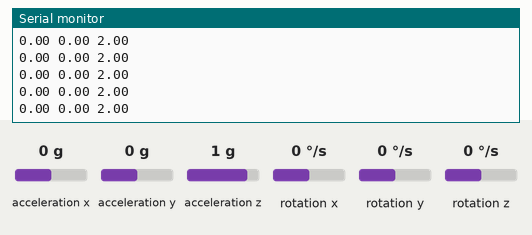
Simulated run of this sketch. Board: Arduino Uno, built with avr-gcc and run on an emulated ATmega328P. Parts: the last lines printed to the serial monitor. Wiring (inferred from the names in the program): MPU-6050 motion sensor at I2C address 0x68. Inputs (shaded band) come from the test bench; at power-on: acceleration x 0 g, acceleration y 0 g, acceleration z 1 g, rotation x 0 °/s, rotation y 0 °/s, rotation z 0 °/s.

Above: at 1.7 s.
1.8 s: acceleration x set to -1.4 g
At 2.4 s:
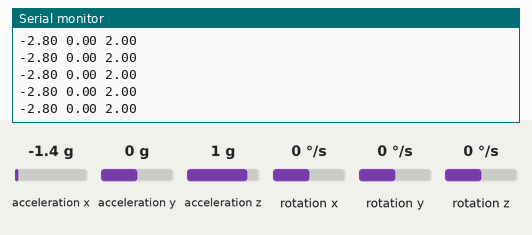
4.8 s: acceleration y set to -1.4 g
At 5.4 s:
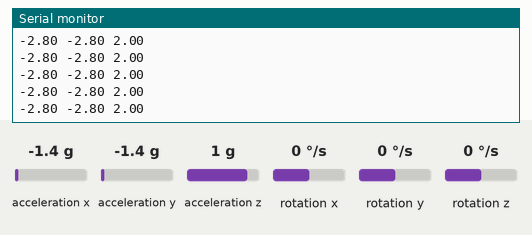
6.3 s: acceleration x set to 0 g
At 7.1 s:
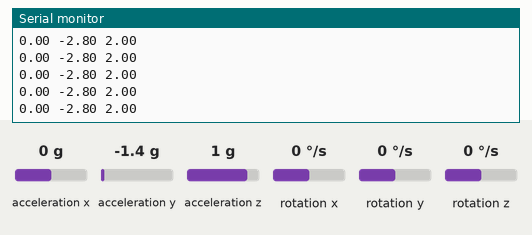
9.3 s: acceleration z set to -1.4 g
At 9.8 s:
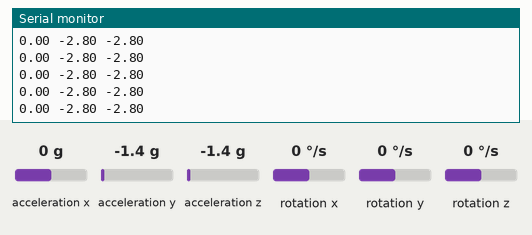

Measured:
- after the input at 1.8 s, the serial monitor: prints a new line at once (image 1)
- after the input at 4.8 s, the serial monitor: prints a new line at once (image 2)
- after the input at 6.3 s, the serial monitor: prints a new line at once (image 3)
- after the input at 9.3 s, the serial monitor: prints a new line at once (image 4)

The sketch:

Testing_Circuit_MPU6050.ino
```cpp
/*
   Circuit that will output IMU acceleration in x, y and z direction

   Taken from Arduino and MPU6050 Accelerometer and Gyroscope Sensor Tutorial,    by Dejan, https://howtomechatronics.com

   Edited by Benjamin Jones to increase full range to +/- 16g
*/
#include <Wire.h>
const int MPU = 0x68;
float AccX, AccY, AccZ;
float GyroX, GyroY, GyroZ;
float accAngleX, accAngleY, gyroAngleX, gyroAngleY, gyroAngleZ;
float roll, pitch, yaw;
float AccErrorX, AccErrorY, GyroErrorX, GyroErrorY, GyroErrorZ;
float elapsedTime, currentTime, previousTime;
int c = 0;

void setup() {
  Serial.begin(19200);
  Wire.begin();
  Wire.beginTransmission(MPU);
  Wire.write(0x6B);
  Wire.write(0x00);
  Wire.endTransmission(true);

// Configure Acceleromter sensitivity to be full scale range
  Wire.beginTransmission(MPU);
  Wire.write(0x1C);
  Wire.write(0x11); // Sets sensitivity to +/- 16g full scale range
  Wire.endTransmission(true);
  // Configure Gyro Sensitivity - Full Scale Range (default +/- 250deg/s)
  Wire.beginTransmission(MPU);
  Wire.write(0x1B);
  Wire.write(0x10);
  Wire.endTransmission(true);
  delay(20);

  calculate_IMU_error();
  delay(20);
}

void loop() {
  Wire.beginTransmission(MPU);
  Wire.write(0x3B);
  Wire.endTransmission(false);
  Wire.requestFrom(MPU, 6, true);
  AccX = (Wire.read() << 8 | Wire.read()) / 2048.0;
  AccY = (Wire.read() << 8 | Wire.read()) / 2048.0;
  AccZ = (Wire.read() << 8 | Wire.read()) / 2048.0;
  accAngleX = (atan(AccY / sqrt(pow(AccX, 2) + pow(AccZ, 2))) * 180 / PI) - 0.58;
  accAngleY = (atan(-1 * AccX / sqrt(pow(AccY, 2) + pow(AccZ, 2))) * 180 / PI) + 1.58;

  previousTime = currentTime;
  currentTime = millis();
  elapsedTime = (currentTime - previousTime) / 1000;
  Wire.beginTransmission(MPU);
  Wire.write(0x43);
  Wire.endTransmission(false);
  Wire.requestFrom(MPU, 6, true);
  GyroX = (Wire.read() << 8 | Wire.read()) / 131.0;
  GyroY = (Wire.read() << 8 | Wire.read()) / 131.0;
  GyroZ = (Wire.read() << 8 | Wire.read()) / 131.0;

  GyroX = GyroX + 0.56; // GyroErrorX ~(-0.56)
  GyroY = GyroY - 2; // GyroErrorY ~(2)
  GyroZ = GyroZ + 0.79; // GyroErrorZ ~ (-0.8)

  gyroAngleX = gyroAngleX + GyroX * elapsedTime;
  gyroAngleY = gyroAngleY + GyroY * elapsedTime;
  yaw =  yaw + GyroZ * elapsedTime;

  roll = 0.96 * gyroAngleX + 0.04 * accAngleX;
  pitch = 0.96 * gyroAngleY + 0.04 * accAngleY;

  Serial.print(AccX);
  Serial.print(" ");
  Serial.print(AccY);
  Serial.print(" ");
  Serial.println(AccZ);
}
void calculate_IMU_error() {
  while (c < 200) {
    Wire.beginTransmission(MPU);
    Wire.write(0x3B);
    Wire.endTransmission(false);
    Wire.requestFrom(MPU, 6, true);
    AccX = (Wire.read() << 8 | Wire.read()) / 16384.0 ;
    AccY = (Wire.read() << 8 | Wire.read()) / 16384.0 ;
    AccZ = (Wire.read() << 8 | Wire.read()) / 16384.0 ;

    AccErrorX = AccErrorX + ((atan((AccY) / sqrt(pow((AccX), 2) + pow((AccZ), 2))) * 180 / PI));
    AccErrorY = AccErrorY + ((atan(-1 * (AccX) / sqrt(pow((AccY), 2) + pow((AccZ), 2))) * 180 / PI));
    c++;
  }

  AccErrorX = AccErrorX / 200;
  AccErrorY = AccErrorY / 200;
  c = 0;

  while (c < 200) {
    Wire.beginTransmission(MPU);
    Wire.write(0x43);
    Wire.endTransmission(false);
    Wire.requestFrom(MPU, 6, true);
    GyroX = Wire.read() << 8 | Wire.read();
    GyroY = Wire.read() << 8 | Wire.read();
    GyroZ = Wire.read() << 8 | Wire.read();

    GyroErrorX = GyroErrorX + (GyroX / 131.0);
    GyroErrorY = GyroErrorY + (GyroY / 131.0);
    GyroErrorZ = GyroErrorZ + (GyroZ / 131.0);
    c++;
  }

  GyroErrorX = GyroErrorX / 200;
  GyroErrorY = GyroErrorY / 200;
  GyroErrorZ = GyroErrorZ / 200;

  /*
  Serial.print("AccErrorX: ");
  Serial.println(AccErrorX);
  Serial.print("AccErrorY: ");
  Serial.println(AccErrorY);
  Serial.print("GyroErrorX: ");
  Serial.println(GyroErrorX);
  Serial.print("GyroErrorY: ");
  Serial.println(GyroErrorY);
  Serial.print("GyroErrorZ: ");
  Serial.println(GyroErrorZ);

  */
}
```
